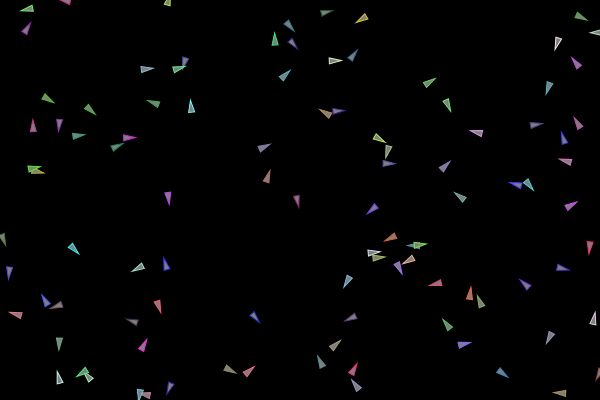
Frame 1 (no input)
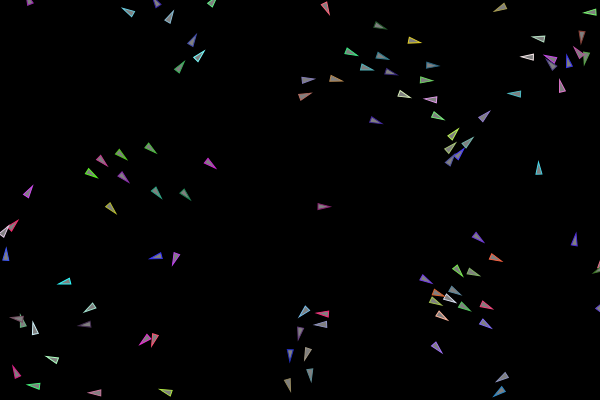
Frame 60 (no input)
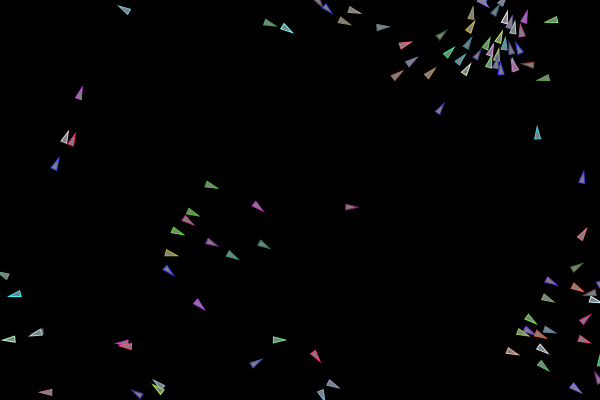
Frame 120 (the mouse pressed at the canvas centre since frame 60)

The p5.js sketch that drew these frames (run headless with seeded random() and noise() and a simulated clock; from frame 60 on, the mouse is pressed at the canvas centre):

// p5.js sketch
// ── sketch.js
const flock = [];

let alignSlider, cohesionSlider, seperationSlider;
let view_angle_slider, speed_slider, force_slider;
const flock_size = 100;
const perception = 50;

function initialize_sliders() {
    alignSlider = createSlider(0, 5, 1, 0.1);
    alignSlider.position(0.1 * width, 1.2 * height);
    cohesionSlider = createSlider(0, 5, 1, 0.1);
    cohesionSlider.position(0.4 * width, 1.2 * height);
    seperationSlider = createSlider(0, 5, 1.1, 0.1);
    seperationSlider.position(0.7 * width, 1.2 * height);

    view_angle_slider = createSlider(60, 180, 90, 20);
    view_angle_slider.position(0.1 * width, 1.35 * height);
    speed_slider = createSlider(1, 5, 2, 0.5);
    speed_slider.position(0.4 * width, 1.35 * height);
    force_slider = createSlider(0, 0.5, 0.1, 0.1);
    force_slider.position(0.7 * width, 1.35 * height);
}

function update_slider_vals() {
    Boid.maxForce = force_slider.value();
    Boid.maxSpeed = speed_slider.value();
    Boid.viewAngle = view_angle_slider.value();
}

function setup() {
    createCanvas(600, 400);
    initialize_sliders();
    for (let i = 0; i < flock_size; i++) {
        flock.push(new Boid());
    }
}

function draw() {
    background(0);
    update_slider_vals();

    let boundary = new Rectangle(width / 2, height / 2, width / 2, height / 2);
    qtree = new Quad(boundary, 4);

    for (let boid of flock) {
        qtree.insert(boid);
    }
    for (let boid of flock) {
        let range = new Rectangle(boid.position.x, boid.position.y, perception, perception);
        let others = qtree.query(range);
        boid.edges();
        boid.flock(others);
        boid.update();
        boid.show();
    }
}
// ── boid.js
class Boid {
    constructor() {
        this.position = createVector(random(width), random(height));
        this.velocity = p5.Vector.random2D();
        this.velocity.setMag(random(1, 2));
        this.acceleration = createVector(0, 0);
        this.color = [random(30, 255), random(30, 255), random(30, 255)];
    }

    //Static Variables
    static maxForce;
    static maxSpeed;
    static viewAngle;
    static r = 3.0;

    edges() {
        if (this.position.x < -Boid.r) this.position.x = width + Boid.r;
        if (this.position.y < -Boid.r) this.position.y = height + Boid.r;
        if (this.position.x > width + Boid.r) this.position.x = -Boid.r;
        if (this.position.y > height + Boid.r) this.position.y = -Boid.r;
    }

    inView(boid) {
        let angle = degrees(abs(Math.atan((boid.position.y - this.position.y) / (boid.position.x - this.position.x)) - this.velocity.heading()));
        return angle > 180 ? (360 - angle) < Boid.viewAngle : angle < Boid.viewAngle;
    }

    align(boids) {
        let perceptionRadius = 50;
        let steering = createVector();
        let total = 0;
        for (let other of boids) {
            let d = dist(this.position.x, this.position.y, other.position.x, other.position.y);
            if (other != this && d < perceptionRadius && this.inView(other)) {
                steering.add(other.velocity);
                total++;
            }
        }
        if (total > 0) {
            steering.div(total);
            steering.setMag(Boid.maxSpeed);
            steering.sub(this.velocity);
            steering.limit(Boid.maxForce);
        }
        return steering;
    }

    seperation(boids) {
        let perceptionRadius = 50;
        let steering = createVector();
        let total = 0;
        for (let other of boids) {
            let d = dist(this.position.x, this.position.y, other.position.x, other.position.y);
            if (other != this && d < perceptionRadius && this.inView(other)) {
                let diff = p5.Vector.sub(this.position, other.position);
                diff.div(Math.pow(d, 2));
                steering.add(diff);
                total++;
            }
        }
        if (total > 0) {
            steering.div(total);
            steering.setMag(Boid.maxSpeed);
            steering.sub(this.velocity);
            steering.limit(Boid.maxForce);
        }
        return steering;
    }

    cohesion(boids) {
        let perceptionRadius = 50;
        let steering = createVector();
        let total = 0;
        for (let other of boids) {
            let d = dist(this.position.x, this.position.y, other.position.x, other.position.y);
            if (other != this && d < perceptionRadius && this.inView(other)) {
                steering.add(other.position);
                total++;
            }
        }
        if (total > 0) {
            steering.div(total);
            steering.sub(this.position);
            steering.normalize();
            steering.mult(Boid.maxSpeed);
            steering.sub(this.velocity);
            steering.limit(Boid.maxForce);
        }
        return steering;
    }

    flock(boids) {
        let alignment = this.align(boids);
        let cohesion = this.cohesion(boids);
        let seperation = this.seperation(boids);

        seperation.mult(seperationSlider.value());
        cohesion.mult(cohesionSlider.value());
        alignment.mult(alignSlider.value());

        this.acceleration.add(seperation);
        this.acceleration.add(alignment);
        this.acceleration.add(cohesion);
    }

    update() {
        this.position.add(this.velocity);
        this.velocity.add(this.acceleration);
        this.velocity.limit(Boid.maxSpeed);
        this.acceleration.mult(0);
    }

    show() {
        let theta = this.velocity.heading() + radians(90);
        fill(127);
        stroke(this.color);
        push();
        translate(this.position.x, this.position.y);
        rotate(theta);
        beginShape();
        vertex(0, -Boid.r * 2);
        vertex(-Boid.r, Boid.r * 2);
        vertex(Boid.r, Boid.r * 2);
        endShape(CLOSE);
        pop();
    }
}
// ── flock.css
#top-heading {
    font-style: bold;
    color: sienna;
    font-family: Cambria, Cochin, Georgia, Times, 'Times New Roman', serif;
    font-weight: 200;
    font-size: 30px;
}

/* .js-code {
    padding-left: 400px;
} */

#slider-labels {
    width: 480px;
    height: 20px;
    position: relative;
    top: 460px;
    left: 85px
}

.sliders {
    font-style: italic;
    color: black;
    font-family: sans-serif;
    font-weight: 20;
    font-size: medium;
}

#cohesion {
    position: relative;
    right: -110px
}

#seperation {
    position: relative;
    left: 210px
}

#view-angle {
    position: relative;
    left: -230px;
    top: 60px;
}

#max-speed {
    position: relative;
    right: 127px;
    top: 60px;
}

#max-force {
    position: relative;
    right: 35px;
    top: 60px;
}
// ── quadtree.js
class Circle {
    constructor(x, y, r) {
        this.x = x;
        this.y = y;
        this.r = r;
    }

    contains(point) {
        return (dist(this.x, this.y, point.x, point.y) < this.r);
    }

    intersects(rec) {
        circleD_x = abs(this.x - rec.x);
        circleD_y = abs(this.y - rec.y);

        if (circleD_x > (rec.w + this.r)) return false;
        if (circleD_y > (rec.h + this.r)) return false;

        if (circleD_x <= rec.w) return true;
        if (circleD_y <= rec.h) return true;

        corner_dist_sq = ((circleD_x - rec.w) ** 2) + ((circleD_y - rec.h) ** 2);
        return (corner_dist_sq <= this.r ** 2);
    }
}

class Rectangle {
    constructor(x, y, w, h) {
        this.x = x;
        this.y = y;
        this.w = w;
        this.h = h;
    }
    contains(loc) {
        return (loc.x >= this.x - this.w &&
            loc.x <= this.x + this.w &&
            loc.y >= this.y - this.h &&
            loc.y <= this.y + this.h);
    }

    intersects(range) {
        return !(range.x - range.w > this.x + this.w ||
            range.x + range.w < this.x - this.w ||
            range.y - range.h > this.y + this.h ||
            range.y + range.h < this.y - this.h)
    }
}

class Quad {
    constructor(boundary, n) {
        this.boundary = boundary;
        this.capacity = n;
        this.boids = [];
        this.divided = false;
    }

    subDivide() {
        let w = this.boundary.w / 2;
        let h = this.boundary.h / 2;
        let ne = new Rectangle(this.boundary.x + w, this.boundary.y - h, w, h);
        let nw = new Rectangle(this.boundary.x - w, this.boundary.y - h, w, h);
        let se = new Rectangle(this.boundary.x + w, this.boundary.y + h, w, h);
        let sw = new Rectangle(this.boundary.x - w, this.boundary.y + h, w, h);

        this.northeast = new Quad(ne, this.capacity);
        this.northwest = new Quad(nw, this.capacity);
        this.southeast = new Quad(se, this.capacity);
        this.southwest = new Quad(sw, this.capacity);
        this.divided = true;

        for (let boid of this.boids) {
            this.insert(boid);
        }
        this.boids.length = 0;
    }

    insert(boid) {
        if (!this.boundary.contains(boid.position)) {
            return false;
        }
        if (this.boids.length < this.capacity && !this.divided) {
            this.boids.push(boid);
            return true;
        } else {
            if (!this.divided) {
                this.subDivide();
            }
            if (this.northeast.insert(boid)) {
                return true;
            } else if (this.northwest.insert(boid)) {
                return true;
            } else if (this.southeast.insert(boid)) {
                return true;
            } else if (this.southwest.insert(boid)) {
                return true;
            }
        }
    }

    query(range, found) {
        if (!found) {
            found = [];
        }
        if (!this.boundary.intersects(range)) {
            return found; //empty array
        }
        if (this.divided) {
            found = this.northeast.query(range, found);
            found = this.southwest.query(range, found);
            found = this.northwest.query(range, found);
            found = this.southeast.query(range, found);
        } else {
            for (let b of this.boids) {
                if (range.contains(b.position)) {
                    found.push(b);
                }
            }
        }
        return found;
    }

    // show() {
    //     stroke(255);
    //     strokeWeight(1)
    //     noFill();
    //     rectMode(CENTER);
    //     rect(this.boundary.x, this.boundary.y, this.boundary.w * 2, this.boundary.h * 2);
    //     if (this.divided) {
    //         this.northeast.show();
    //         this.northwest.show();
    //         this.southeast.show();
    //         this.southwest.show();
    //     }
    //     for (let b of this.boids) {
    //         strokeWeight(4);
    //         point(b.position.x, b.position.y);
    //     }
    // }
}
